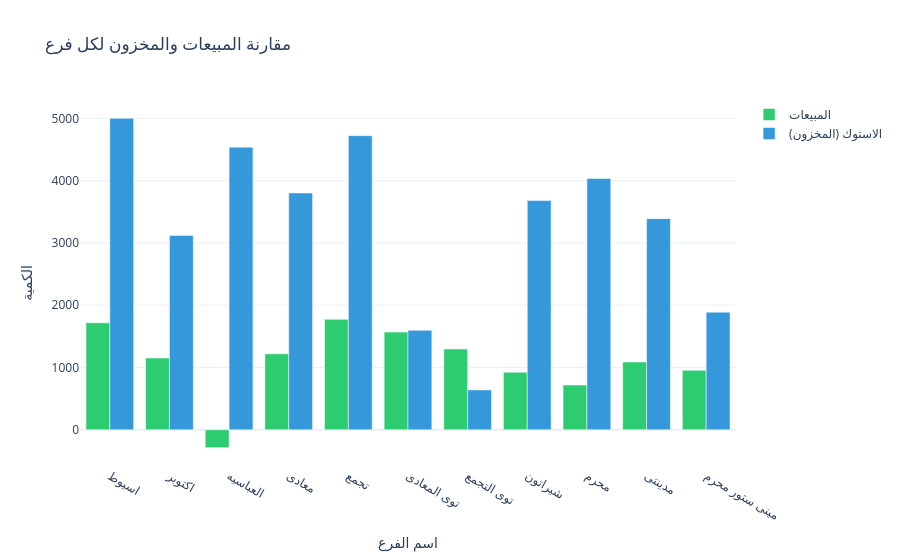

This figure's notebook cell:
### Code cell
import pandas as pd
import plotly.graph_objects as go
import json

# ==========================================
# 1. مرحلة قراءة وتنظيف الداتا الأساسية
# ==========================================
def load_and_clean_data(file_path):
    df = pd.read_excel(file_path)    # تحويل الكود لنص
    if 'الكود' in df.columns:
        df['الكود'] = df['الكود'].astype(str).str.replace('.0', '', regex=False)
    
    # ملء الفراغات بصفر (عشان نحافظ على شكل الداتا العريض)
    df = df.fillna(0)
    
    # إزالة أي مسافات من أسماء الأصناف
    if 'اسم الصنف ' in df.columns:
        df['اسم الصنف '] = df['اسم الصنف '].str.strip()
        
    return df

# ==========================================
# 2. دالة التحليل والرسم (اللي هتسلمها للباك إند)
# ==========================================
def plot_branch_performance(df):
    # هنستخرج أسماء الفروع من أسماء الأعمدة اللي بتنتهي بـ " مع"
    sales_cols = [col for col in df.columns if col.endswith(' مع')]
    stock_cols = [col for col in df.columns if col.endswith(' اس')]
    
    # نجمع إجمالي المبيعات والاستوك لكل فرع
    total_sales = df[sales_cols].sum().values
    total_stock = df[stock_cols].sum().values
    
    # تنظيف أسماء الفروع للرسم (نشيل كلمة " مع")
    branch_names = [col.replace(' مع', '') for col in sales_cols]
    
    # --- بداية استخدام Plotly للرسم ---
    fig = go.Figure()
    
    # عمود المبيعات
    fig.add_trace(go.Bar(
        x=branch_names, 
        y=total_sales, 
        name='المبيعات',
        marker_color='#2ecc71' # لون أخضر
    ))
    
    # عمود الاستوك
    fig.add_trace(go.Bar(
        x=branch_names, 
        y=total_stock, 
        name='الاستوك (المخزون)',
        marker_color='#3498db' # لون أزرق
    ))
    
    # تظبيط شكل الرسمة
    fig.update_layout(
        title='مقارنة المبيعات والمخزون لكل فرع',
        xaxis_title='اسم الفرع',
        yaxis_title='الكمية',
        barmode='group', # عشان العواميد تطلع جنب بعض مش فوق بعض
        template='plotly_white'
    )
    
    return fig

# ==========================================
# 3. مرحلة التجربة عندك (Local Testing)
# ==========================================
if __name__ == "__main__":
    # 1. قراءة الداتا (حط مسار الفايل بتاعك هنا)
    df_clean = load_and_clean_data('مبيعات + استوكات خلال فترة.xls')
    
    # 2. إنشاء الرسمة
    my_figure = plot_branch_performance(df_clean)
    
    # 3. عرض الرسمة عندك في المتصفح للتيست (Interactive Plot)
    my_figure.show() 
    
    # ==========================================
    # 4. إزاي الباك إند هيستخدمها (للعلم ليك)
    # ==========================================
    # الباك إند هيعمل كده عشان يبعتها للويب:
    # plot_json = my_figure.to_json()
    # return Response(plot_json, mimetype='application/json')

### Figure 1 — Plotly figure (JSON) as saved in the notebook; plotly's stock layout.template omitted (floating-point values rounded to 4 significant figures)
{"data": [{"marker": {"color": "#2ecc71"}, "name": "المبيعات", "type": "bar", "x": ["اسيوط", "اكتوبر", "العباسيه", "معادى", "تجمع", "توى المعادى", "توى التجمع", "شيراتون", "محرم", "مدينتى", "مينى ستور محرم"], "y": [1718, 1153, -288, 1219, 1773, 1569.0, 1297, 923, 719, 1088.0, 955]}, {"marker": {"color": "#3498db"}, "name": "الاستوك (المخزون)", "type": "bar", "x": ["اسيوط", "اكتوبر", "العباسيه", "معادى", "تجمع", "توى المعادى", "توى التجمع", "شيراتون", "محرم", "مدينتى", "مينى ستور محرم"], "y": [5002, 3121, 4538, 3803, 4723, 1597.0, 640, 3680, 4037, 3391.0, 1888]}], "layout": {"barmode": "group", "title": {"text": "مقارنة المبيعات والمخزون لكل فرع"}, "xaxis": {"title": {"text": "اسم الفرع"}}, "yaxis": {"title": {"text": "الكمية"}}}}
